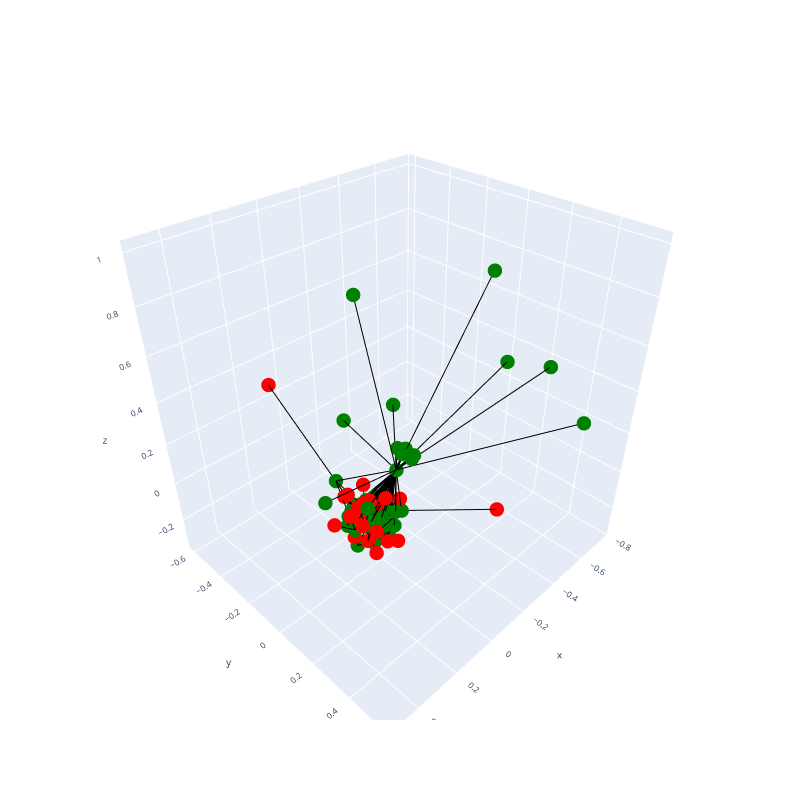

Notebook source saved alongside this figure:
### Code cell
community_visualization(commu_visual_df_1)
